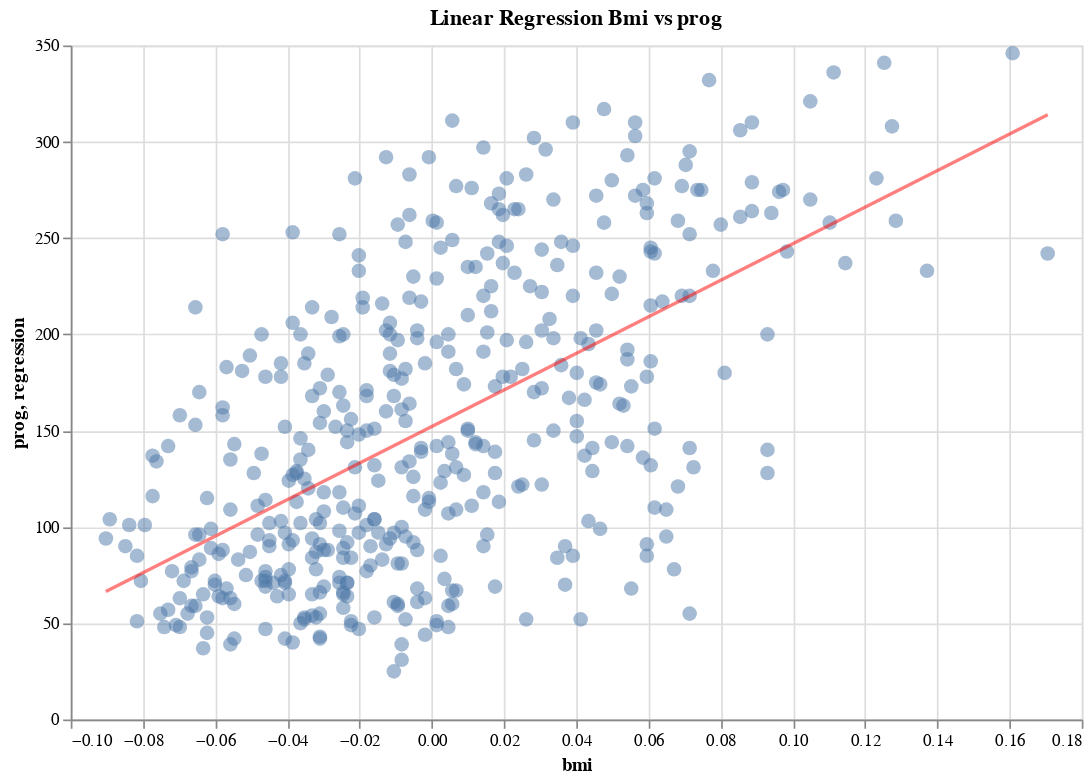

Notebook source saved alongside this figure:
### Markdown cell above
Con la feature escogida haz el siguiente gráfico:

- Scatter Plot
- Eje X: Valores de la feature escogida.
- Eje Y: Valores de la columna a predecir (target).
- En color rojo dibuja la recta correspondiente a la regresión lineal (utilizando `intercept_`y `coefs_`).
- Coloca un título adecuado, nombre de los ejes, etc.

Puedes utilizar `matplotlib` o `altair`, el que prefiera.

### Code cell
regr_bmi= LinearRegression(fit_intercept=True).fit(X[:,np.newaxis,2],y)

ptos = alt.Chart(diabetes_df).mark_circle(size=75, opacity=0.5).encode(
    x = "bmi:Q",
    y = "prog:Q"
).properties(
    width=600,
    height=400
)
reg_df = (
    diabetes_df.loc[
        lambda x: x["bmi"].isin([x["bmi"].min(), x["bmi"].max()])
        , ["bmi"]
    ].assign(regression=lambda x: regr_bmi.intercept_ + x["bmi"] * regr_bmi.coef_)
)
reg_df

reg_line = alt.Chart(reg_df,title="Linear Regression Bmi vs prog").mark_line(color="red", opacity=0.5).encode(
    x=alt.X("bmi:Q"),
    y=alt.Y("regression:Q")
).properties(
    width=600,
    height=400
)
ptos + reg_line

### Figure 1 — Vega-Lite specification as saved in the notebook (floating-point values rounded to 4 significant figures; data arrays with more than 128 entries replaced by an {"elided": "..."} marker saying what was removed)
{"$schema": "https://vega.github.io/schema/vega-lite/v3.4.0.json", "config": {"background": "white", "mark": {"tooltip": null}, "view": {"height": 300, "width": 400}}, "datasets": {"data-19f0800f83d93182e18fcd55a2acad4a": [{"bmi": -0.09028, "regression": 66.42}, {"bmi": 0.1706, "regression": 314.1}], "data-522fed31eb8dd0c5e08ec191c165ba05": {"elided": "442 records"}}, "layer": [{"data": {"name": "data-522fed31eb8dd0c5e08ec191c165ba05"}, "encoding": {"x": {"field": "bmi", "type": "quantitative"}, "y": {"field": "prog", "type": "quantitative"}}, "height": 400, "mark": {"opacity": 0.5, "size": 75, "type": "circle"}, "width": 600}, {"data": {"name": "data-19f0800f83d93182e18fcd55a2acad4a"}, "encoding": {"x": {"field": "bmi", "type": "quantitative"}, "y": {"field": "regression", "type": "quantitative"}}, "height": 400, "mark": {"color": "red", "opacity": 0.5, "type": "line"}, "title": "Linear Regression Bmi vs prog", "width": 600}]}
